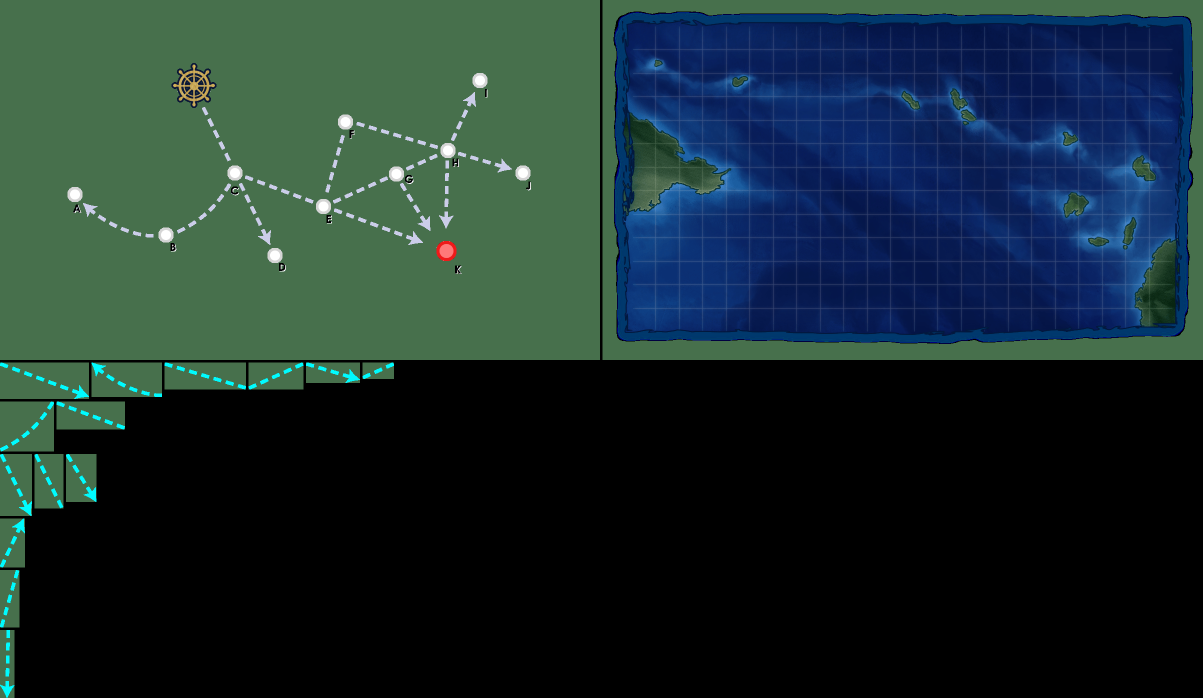
#> input picture packages/FUSOU-WEB/src/assets/map/2-2/02_image.png, 2405 x 1396 px (shown at 1/2 size)
$ python -i convert.py   (imports and definitions only)   (older library calls are emulated)
#> lines starting #> are read from the running program, lines starting #| are printed output that depends on the picture; after the words box and inside, x2 and y2 are one past the last pixel; in counts of white or black regions, pixels touching at a corner belong together
#> further down, picture is the input picture: shape (1396, 2405, 3); mean B, G, R 47.3, 46.4, 26.5
import os
import sys
import json
import re
import cv2
import numpy as np

THEMES = {
    "dark": {
        "rand_color": (95, 144, 122),   # #7A905F (BGR)
        "bound_color": (81, 82, 84),    # #545251
        "sea_color": (69, 69, 69),      # #454545
    },
    "light": {
        "rand_color": (95, 144, 122),   # #7A905F
        "bound_color": (81, 82, 84),    # #545251
        "sea_color": (241, 245, 249),   # #f1f5f9
    },
}

# [91 lines left out: functions load_all_image_sheets, find_base_map_image, load_merged_map_data, not called in this run]

def remove_grid_lines(img_bgr):
    h, w = img_bgr.shape[:2]
    gray = cv2.cvtColor(img_bgr, cv2.COLOR_BGR2GRAY)
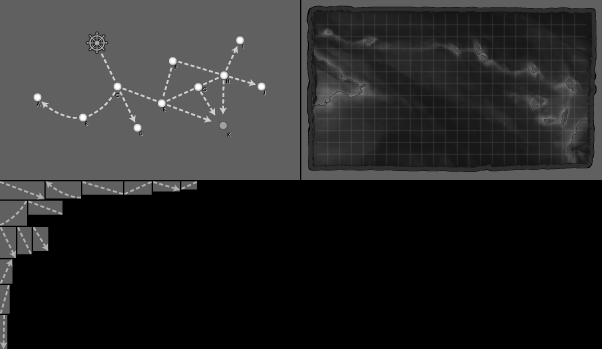
#> gray: shape (1396, 2405) (shown at 1/4 size); min 0, max 255, mean 40.6
    gx = np.abs(cv2.Sobel(gray, cv2.CV_32F, 1, 0, ksize=3)).mean(axis=0)
#> gx = 2405 values, max 198.1 at index 1199, min 0 at index 0, mean 5.54
    gy = np.abs(cv2.Sobel(gray, cv2.CV_32F, 0, 1, ksize=3)).mean(axis=1)
#> gy = 1396 values, max 383.2 at index 719, min 0 at index 0, mean 6.3

    period = 47
    best_x, best_y = 0, 0
    best_xs, best_ys = 0, 0
    for x0 in range(period):
        s = gx[np.arange(x0, w, period)].mean()
        if s > best_xs:
            best_xs, best_x = s, x0
#> this loop made 47 passes
#> (s, best_xs) on passes 1, 11, 14, 15, 25, 26, 42: (4.13, 4.13), (4.62, 4.62), (4.67, 4.67), (5.13, 5.13), (7.73, 7.73), (8.3, 8.3), (29.83, 29.83)
#> after the loop, best_x = 41; best_xs = 29.83
    for y0 in range(period):
        s = gy[np.arange(y0, h, period)].mean()
        if s > best_ys:
            best_ys, best_y = s, y0
#> this loop made 47 passes
#> (s, best_ys) on passes 1 to 5: (4.36, 4.36), (5.46, 5.46), (5.61, 5.61), (6.75, 6.75), (29.65, 29.65)
#> after the loop, best_y = 4; best_ys = 29.65

    grid_mask = np.zeros((h, w), dtype=np.uint8)
    for x in range(best_x, w, period):
        cv2.line(grid_mask, (x, 0), (x, h), 255, 2)
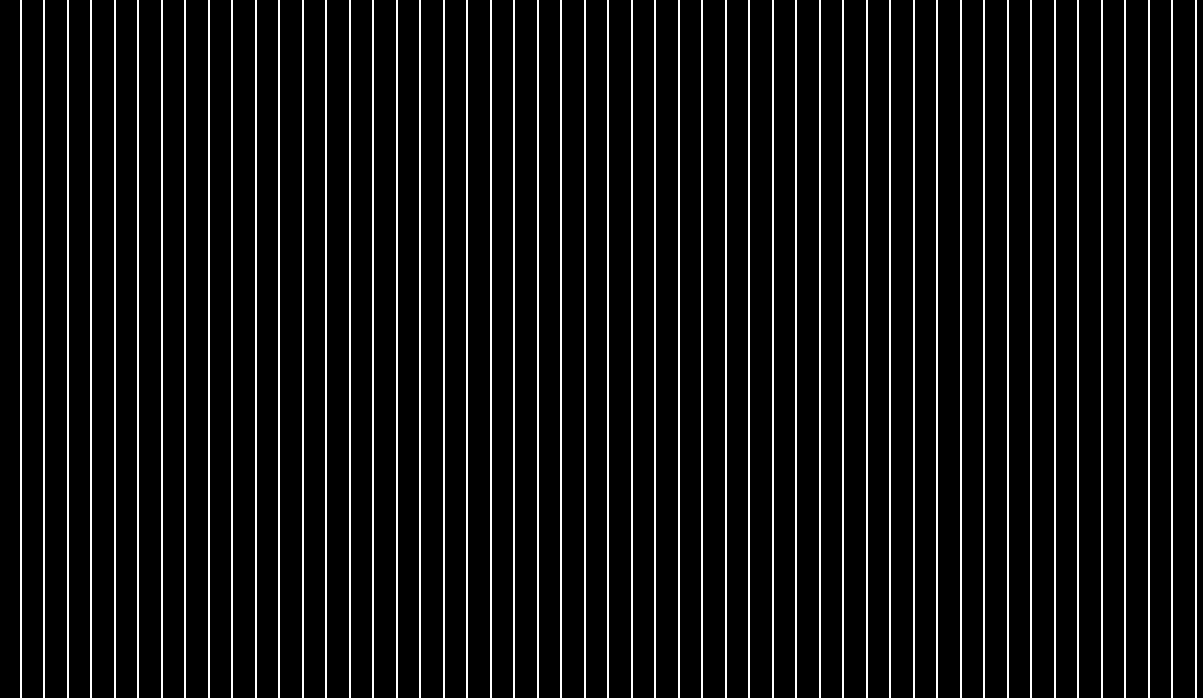
#> grid_mask: shape (1396, 2405) (shown at 1/2 size); 6.4% white; 51 white regions, largest, box (x1, y1, x2, y2) and area: (40, 0, 43, 1396) 4188, (87, 0, 90, 1396) 4188, (134, 0, 137, 1396) 4188
    for y in range(best_y, h, period):
        cv2.line(grid_mask, (0, y), (w, y), 255, 2)
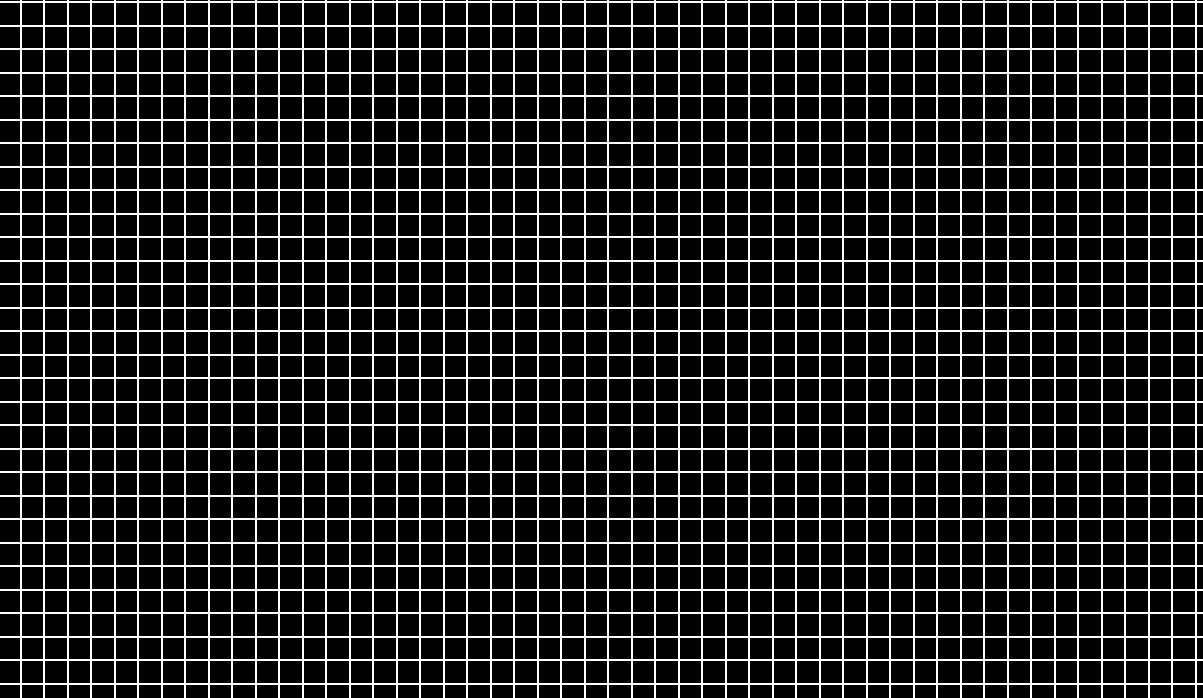
#> grid_mask: shape (1396, 2405) (shown at 1/2 size); 12.4% white; 1 white region, box (x1, y1, x2, y2) and area: (0, 0, 2405, 1396) 416268

    return cv2.inpaint(img_bgr, grid_mask, 3, cv2.INPAINT_TELEA)

# [463 lines left out: functions extract_land_mask, process_map_images, process_map_routes, alpha_fallback_label, identify_ports, process_map_labels and 3 more, not called in this run]

# [33 lines not run here, left out]

>>> import cv2
>>> picture = cv2.imread('../../FUSOU-WEB/src/assets/map/2-2/02_image.png')
>>> result = remove_grid_lines(picture)
